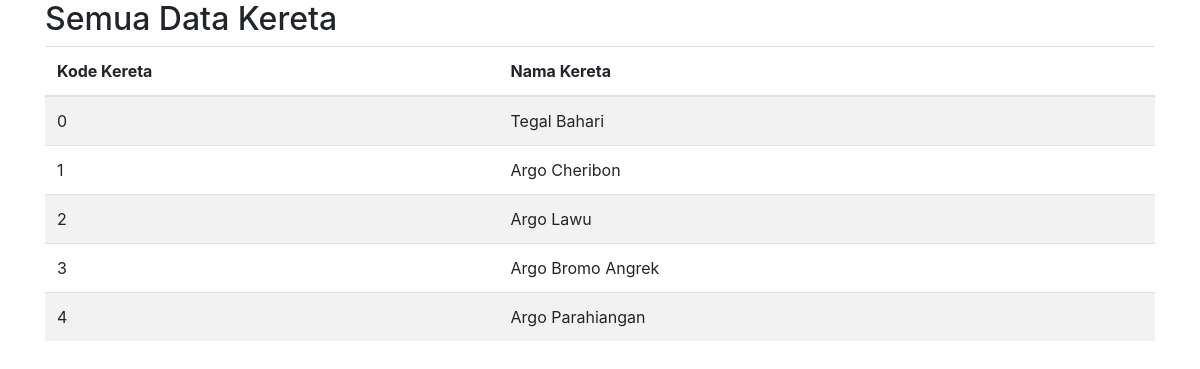
/alldata_popup_kereta.php, run on the app's committed database.
### tables this page shows
CREATE TABLE `kereta` (
  `Kode_Kereta` int(11) NOT NULL,
  `Nama_Kereta` varchar(255) NOT NULL,
  `Jenis_Kereta` varchar(255) NOT NULL,
  `Kapasitas_Kereta` int(11) NOT NULL
);

### alldata_popup_kereta.php (the view, shortened to what this page needs)
<!DOCTYPE html>
<html lang="en">
<head>
    <link rel="stylesheet" href="https://cdn.jsdelivr.net/npm/bootstrap@4.6.1/dist/css/bootstrap.min.css">
</head>
<body>
    <div class="container">
        <h2>Semua Data Kereta</h2>
        <table class="table table-striped">
            <thead>
                <tr>
                    <th>Kode Kereta</th>
                    <th>Nama Kereta</th>
                </tr>
            </thead>
            <tbody>
                <?php
                include "db.php";
                $query = "SELECT * FROM Kereta";
                $result = mysqli_query($kon, $query);
                while ($row = mysqli_fetch_assoc($result)) {
                    echo "<tr>";
                    echo "<td>" . $row['Kode_Kereta'] . "</td>";
                    echo "<td>" . $row['Nama_Kereta'] . "</td>";
                    echo "</tr>";
                }
                ?>
            </tbody>
        </table>
    </div>
</body>
</html>

### data on the page
kereta: Kode_Kereta "0", Nama_Kereta "Tegal Bahari"
kereta: Kode_Kereta "1", Nama_Kereta "Argo Cheribon"
kereta: Kode_Kereta "2", Nama_Kereta "Argo Lawu"
kereta: Kode_Kereta "3", Nama_Kereta "Argo Bromo Angrek"
kereta: Kode_Kereta "4", Nama_Kereta "Argo Parahiangan"
